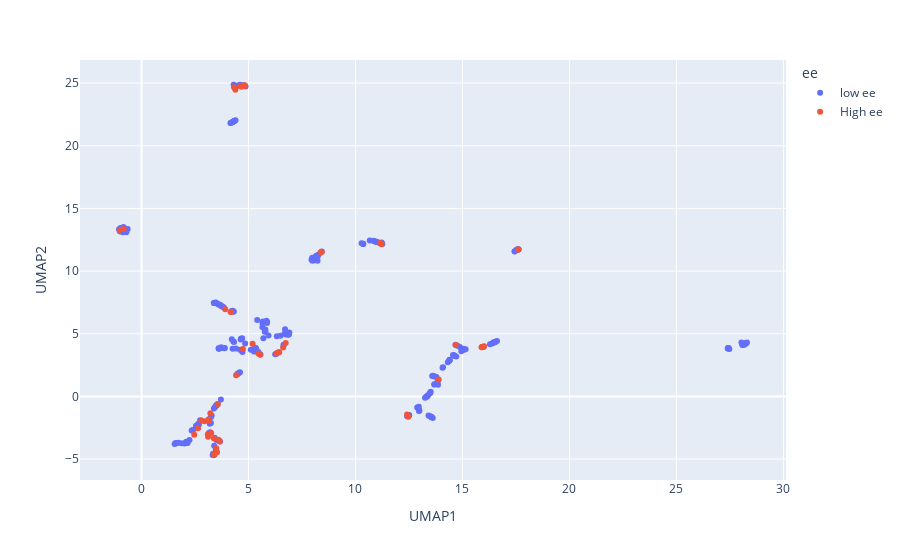

The code cell stored with this chart in its notebook:
### Code cell
label_ee_cat = []
for e in ee_cat:
    if e < 95:
        label_ee_cat.append("low ee")
    else:
        label_ee_cat.append("High ee")

df = pd.DataFrame()
df['UMAP1'] = lower_dimensional_representation[:, 0]
df['UMAP2'] = lower_dimensional_representation[:, 1]
df['ee'] = label_ee_cat
fig = px.scatter(
            df,
            x='UMAP1',
            y='UMAP2',
            color='ee',
            #color_discrete_sequence=[colormap[i] for i in range(len(df['Category'].unique()))],
        )
fig.show()

### Figure 1 — Plotly figure (JSON) as saved in the notebook; plotly's stock layout.template omitted (floating-point values rounded to 4 significant figures; data arrays with more than 128 entries replaced by an {"elided": "..."} marker saying what was removed)
{"data": [{"hovertemplate": "ee=low ee<br>UMAP1=%{x}<br>UMAP2=%{y}<extra></extra>", "legendgroup": "low ee", "marker": {"color": "#636efa", "symbol": "circle"}, "mode": "markers", "name": "low ee", "orientation": "v", "showlegend": true, "type": "scatter", "x": {"elided": "282 float values"}, "xaxis": "x", "y": {"elided": "282 float values"}, "yaxis": "y"}, {"hovertemplate": "ee=High ee<br>UMAP1=%{x}<br>UMAP2=%{y}<extra></extra>", "legendgroup": "High ee", "marker": {"color": "#EF553B", "symbol": "circle"}, "mode": "markers", "name": "High ee", "orientation": "v", "showlegend": true, "type": "scatter", "x": [-1.022, 17.6, -0.8303, 4.823, 15.93, 15.92, 15.89, 4.677, 4.804, 16.01, 12.47, 12.41, 13.89, 17.59, 4.387, 4.789, 2.939, 3.112, 11.16, 3.132, 8.386, 6.433, 6.619, 6.321, 2.642, 2.466, 5.191, 4.323, 4.62, 4.846, 14.68, 11.22, 3.099, 6.739, 3.258, 3.412, 3.144, 3.373, 3.38, 4.422, 3.914, 4.737, 11.16, 8.422, 3.531, 5.545, 3.565, 5.461, 3.218, 2.798, 3.584, 3.656, 3.495, 4.191, 4.162], "xaxis": "x", "y": [13.28, 11.72, 13.37, 24.81, 3.954, 3.928, 3.923, 24.71, 24.82, 3.996, -1.615, -1.447, 1.341, 11.72, 24.47, 24.76, -1.982, -3.213, 12.24, -1.834, 11.5, 3.526, 3.91, 3.442, -2.548, -3.056, 4.199, 24.66, 24.75, 24.8, 4.104, 12.13, -3.023, 4.262, -2.927, -4.644, -1.968, -4.646, -3.342, 1.697, 6.952, 3.776, 12.22, 11.54, -4.45, 3.329, -0.6114, 3.43, -1.336, -1.926, -3.453, -3.607, -4.134, 6.764, 6.742], "yaxis": "y"}], "layout": {"legend": {"title": {"text": "ee"}, "tracegroupgap": 0}, "margin": {"t": 60}, "xaxis": {"anchor": "y", "domain": [0, 1], "title": {"text": "UMAP1"}}, "yaxis": {"anchor": "x", "domain": [0, 1], "title": {"text": "UMAP2"}}}}
